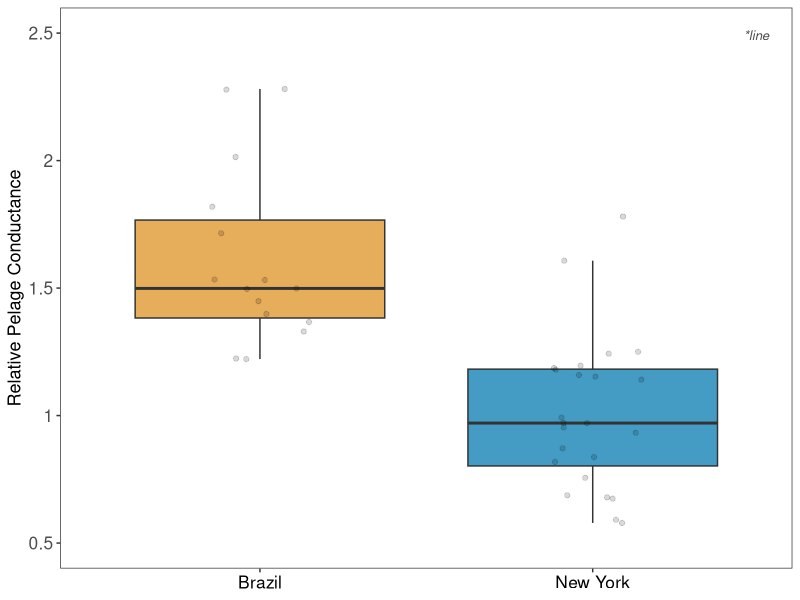
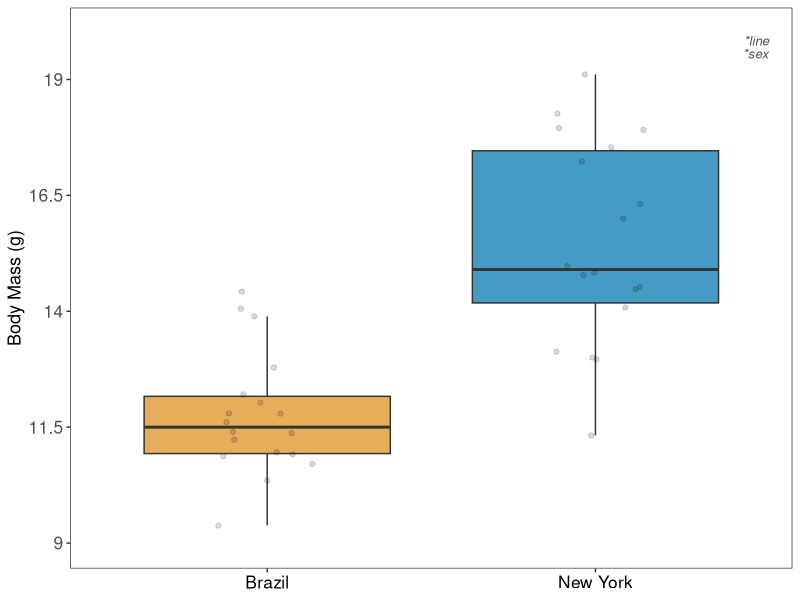
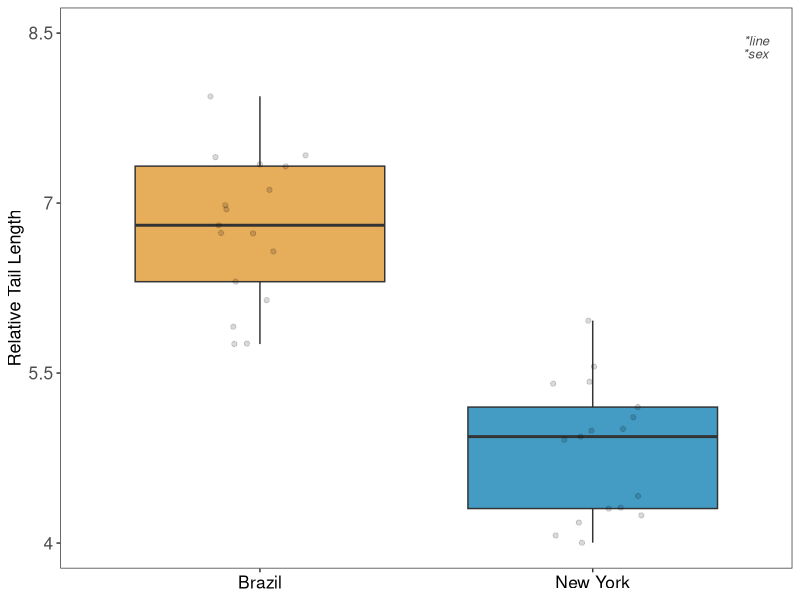
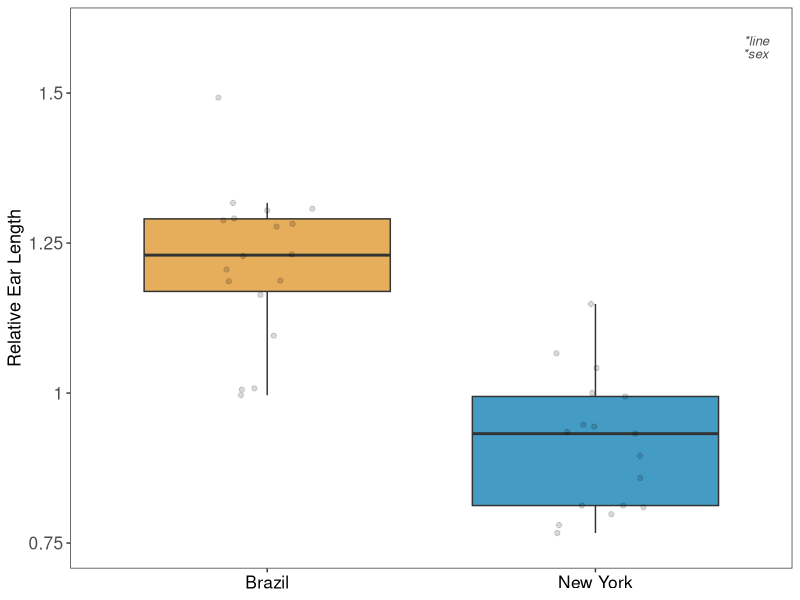

R code for these plots, in order:
#!/usr/bin/env Rscript --vanilla

##############################################################

# Author: Mallory A. Ballinger

# This script plots differences in morphology and thermal pelage conductance between
# Brazil (MANA) and New York (SARA) mice.
# The generated plots are used in Figure 1B in BallingerMack_2022.

##############################################################
# Required packages
##############################################################

#rm(list = ls()) # clears R's environment
library(tidyverse)
library(here)
library(glue)
library(ggtext)

#calc_element("axis.text.x", theme_bw()) # determine default colors

##############################################################
# Import data
##############################################################

phenotype_data <- read_csv(here("data/processed/all_phenotypes.csv")) %>%
  mutate(rel_conductance = AVG_conductance / BodyWeight_g,
         rel_TL = FinalTailLength_mm / BodyWeight_g,
         rel_EL = EarLength_mm / BodyWeight_g)

## Get values from statistical analyses

# Refer to ./model_phenotypes.R for model comparisons and statistical analyses

BW_deets <- ("&#42;line<br>\
              &#42;sex")

TC_deets <- ("&#42;line")

EL_deets <- ("&#42;line<br>\
              &#42;sex")

TL_deets <- ("&#42;line<br>\
              &#42;sex")

##############################################################
# Plot data
##############################################################

## thermal conductance

rel_TC_plot <- phenotype_data %>%
  ggplot(aes(x=Population, y=rel_conductance)) +
  geom_boxplot(aes(fill = Population), position = position_dodge(width=0.25), alpha=0.8, size = 0.5, outlier.shape = NA, show.legend = FALSE) +
  geom_jitter(position=position_jitter(width = 0.15, seed=19910118), alpha = 0.15, show.legend = FALSE) +
  scale_fill_manual(values=c("#E09832", "#1683B5"),
                    breaks=c("BRAZIL", "NEW_YORK"),
                    labels=c("Brazil", "New York")) +
  scale_x_discrete(breaks=c("BRAZIL", "NEW_YORK"),
                   labels=c("Brazil", "New York")) +
  scale_y_continuous(breaks = seq(from=0.5, to=2.5, by=0.5), labels = seq(from=0.5, to=2.5, by=0.5), limits = c(0.5,2.5)) +
  theme_bw() + 
  theme(panel.grid.major = element_blank(),
        panel.grid.minor = element_blank(),
        axis.title.x = element_blank(),
        axis.title.y = element_text(vjust = 1, size = 13, family = "sans"),
        axis.text = element_text(size = 12.5, family = "sans"),
        axis.text.x = element_text(color = "black"),
        plot.tag = element_markdown(family = "sans", size = 9.5, face = "italic", hjust = 1, color = "grey30"),
        plot.tag.position = c(0.97,0.95)) +
  labs(x = "",
       y = "Relative Pelage Conductance",
       tag = TC_deets)
ggsave("results/figures/rel_TC.pdf", plot = rel_TC_plot, height = 2.75, width = 2.8, units = "in")


### for body mass and extremity length, filter for age
age_ctrl_data <- phenotype_data %>% filter(Age_days < 100)

## body mass

BW_plot <- age_ctrl_data %>%
  ggplot(aes(x=Population, y=BodyWeight_g)) +
  geom_boxplot(aes(fill = Population), position = position_dodge(width=0.25), alpha=0.8, size = 0.5, outlier.shape = NA, show.legend = FALSE) +
  geom_jitter(position=position_jitter(width = 0.15, seed=19910118), alpha = 0.15, show.legend = FALSE) +
  scale_fill_manual(values=c("#E09832", "#1683B5"),
                    breaks=c("BRAZIL", "NEW_YORK"),
                    labels=c("Brazil", "New York")) +
  scale_x_discrete(breaks=c("BRAZIL", "NEW_YORK"),
                   labels=c("Brazil", "New York")) +
  scale_y_continuous(breaks = seq(from=9, to=20, by=2.5), labels = seq(from=9, to=20, by=2.5), limits = c(9,20)) +
  theme_bw() + 
  theme(panel.grid.major = element_blank(),
        panel.grid.minor = element_blank(),
        axis.title.x = element_blank(),
        axis.title.y = element_text(vjust = 1, size = 13, family = "sans"),
        axis.text = element_text(size = 12.5, family = "sans"),
        axis.text.x = element_text(color = "black"),
        plot.tag = element_markdown(family = "sans", size = 9.5, face = "italic", hjust = 1, color = "grey30"),
        plot.tag.position = c(0.97,0.93)) +
  labs(x = "",
       y = "Body Mass (g)",
       tag = BW_deets)
ggsave("results/figures/BW_diff.pdf", plot = BW_plot, height = 2.75, width = 2.8, units = "in")

# plot tail length

rel_TL_plot <- age_ctrl_data %>%
  ggplot(aes(x=Population, y=rel_TL)) +
  geom_boxplot(aes(fill = Population), position = position_dodge(width=0.25), alpha=0.8, size = 0.5, outlier.shape = NA, show.legend = FALSE) +
  geom_jitter(position=position_jitter(width = 0.15, seed=19910118), alpha = 0.15, show.legend = FALSE) +
  scale_fill_manual(values=c("#E09832", "#1683B5"),
                    breaks=c("BRAZIL", "NEW_YORK"),
                    labels=c("Brazil", "New York")) +
  scale_x_discrete(breaks=c("BRAZIL", "NEW_YORK"),
                   labels=c("Brazil", "New York")) +
  scale_y_continuous(breaks = seq(from=4, to=8.5, by=1.5), labels = seq(from=4, to=8.5, by=1.5), limits = c(4,8.5)) +
  theme_bw() + 
  theme(panel.grid.major = element_blank(),
        panel.grid.minor = element_blank(),
        axis.title.x = element_blank(),
        axis.title.y = element_text(vjust = 1, size = 13, family = "sans"),
        axis.text = element_text(size = 12.5, family = "sans"),
        axis.text.x = element_text(color = "black"),
        plot.tag = element_markdown(family = "sans", size = 9.5, face = "italic", hjust = 1, color = "grey30"),
        plot.tag.position = c(0.97,0.93)) +
  labs(x = "",
       y = "Relative Tail Length",
       tag = TL_deets)
ggsave("results/figures/rel_TL.pdf", plot = rel_TL_plot, height = 2.75, width = 2.8, units = "in")


# plot ear length

rel_EL_plot <- age_ctrl_data %>%
  ggplot(aes(x=Population, y=rel_EL)) +
  geom_boxplot(aes(fill = Population), position = position_dodge(width=0.25), alpha=0.8, size = 0.5, outlier.shape = NA, show.legend = FALSE) +
  geom_jitter(position=position_jitter(width = 0.15, seed=19910118), alpha = 0.15, show.legend = FALSE) +
  scale_fill_manual(values=c("#E09832", "#1683B5"),
                    breaks=c("BRAZIL", "NEW_YORK"),
                    labels=c("Brazil", "New York")) +
  scale_x_discrete(breaks=c("BRAZIL", "NEW_YORK"),
                   labels=c("Brazil", "New York")) +
  scale_y_continuous(breaks = seq(from=0.75, to=1.6, by=0.25), labels = seq(from=0.75, to=1.6, by=0.25), limits = c(0.75,1.6)) +
  theme_bw() + 
  theme(panel.grid.major = element_blank(),
        panel.grid.minor = element_blank(),
        axis.title.x = element_blank(),
        axis.title.y = element_text(vjust = 1, size = 13, family = "sans"),
        axis.text = element_text(size = 12.5, family = "sans"),
        axis.text.x = element_text(color = "black"),
        plot.tag = element_markdown(family = "sans", size = 9.5, face = "italic", hjust = 1, color = "grey30"),
        plot.tag.position = c(0.97,0.93)) +
  labs(x = "",
       y = "Relative Ear Length",
       tag = EL_deets)
ggsave("results/figures/rel_EL.pdf", plot = rel_EL_plot, height = 2.75, width = 2.8, units = "in")

